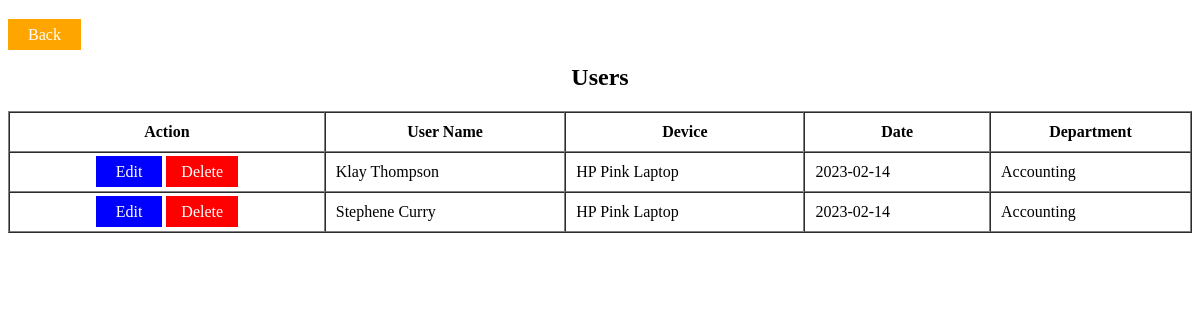
Screenshot of /users.php?id=2 with the database file from the repository.
### tables this page shows
CREATE TABLE `table_inventory` (
  `id` int(11) NOT NULL,
  `user_name` varchar(20) NOT NULL,
  `device` varchar(20) NOT NULL,
  `date` date NOT NULL,
  `department_id` int(11) NOT NULL
);

CREATE TABLE `table_department` (
  `id` int(11) NOT NULL,
  `department_name` varchar(30) NOT NULL
);

### detail.php (called while the page is built)
<?php
    include 'config.php';
    $dep_id = $_GET['id'];
    $users = mysqli_query($con, "select *, table_inventory.id as 'UserID' from table_inventory LEFT JOIN table_department
    ON table_inventory.department_id = table_department.id where department_id = $dep_id order by table_inventory.id desc");
 ?>

### users.php (the view)
<?php
    include 'detail.php';
 ?>
    <html>
        <head>
            <link rel="stylesheet" type="text/css" href="styles-users.css" />
        </head>
        <body>
            <br>
            <div class="content">
                <a class="action-back" href="http://localhost/test/index.php">Back</a>
                <h2 align="center">Users</h2>
                <table border ="1" cellspacing="0" cellpadding="10" width="100%">
                    <tr>
                         <th>Action</th>
                        <th>User Name</th>
                        <th>Device</th>
                        <th>Date</th>
                        <th>Department</th>
                    <tr>
                    <?php
                        if (mysqli_num_rows($users) > 0) {
                            while($table_list = mysqli_fetch_array($users))
                                {
                            ?>
                            <tr>
                                <td align="center">
                                    <a class="action-edit" href="http://localhost/test/edit-form.php?id=<?php echo $table_list['UserID']; ?>">Edit</a>
                                    <a class="action-delete" href="http://localhost/test/delete.php?id=<?php echo $table_list['UserID']; ?>">Delete</a>
                                </td>
                                <td ><?php echo $table_list['user_name']; ?></td>
                                <td ><?php echo $table_list['device']; ?></td>
                                <td ><?php echo $table_list['date']; ?></td>
                                <td ><?php echo $table_list['department_name']; ?></td>
                            </tr>
                            <?php
                                }
                        }else{
                            ?>
                                <tr>
                                    <td colspan="5" align="center">No data found</td>
                                </tr>
                    <?php
                        }
                    ?>
                </table>
            </div>
        </body>
    </html>

### styles-users.css (style rules this page uses)
.action-edit { background-color: blue; color: white; padding: 7px 20px; text-decoration: none; }
.action-delete { background-color: red; color: white; padding: 7px 15px; text-decoration: none; }
.action-back { background-color: orange; color: white; padding: 7px 20px; text-decoration: none; }

### rows the page displays
table_inventory: user_name "Klay Thompson", device "HP Pink Laptop", date "2023-02-14", table_department.department_name "Accounting"
table_inventory: user_name "Stephene Curry", device "HP Pink Laptop", date "2023-02-14", table_department.department_name "Accounting"
